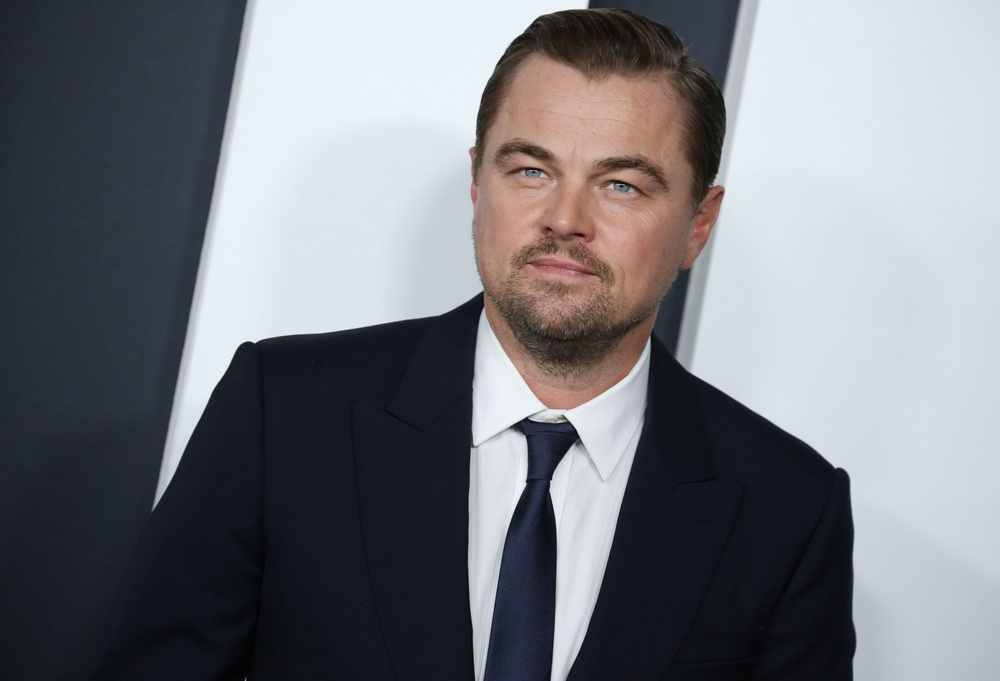
#> input picture samples/person4.jpg, 1000 x 681 px, shrunk from 1958 x 1333 before the run, found by its file name
$ python image_lvl_grid_based_occlusion.py
#> lines starting #> are read from the running program, lines starting #| are printed output that depends on the picture; after the words box and inside, x2 and y2 are one past the last pixel; in counts of white or black regions, pixels touching at a corner belong together
#> in path_to_image, img is the input picture: PIL image 1000x681 RGB; mean R, G, B 117.9, 120.1, 125.3
import numpy as np
from PIL import Image
from pathlib import Path


import numpy as np

def image_level_grid_occlusion(
    image: np.ndarray,
    rho_grids: int = 20,
    line_width: int = 1,
    random_spacing: bool = False,
    diag_lines: bool = False
) -> np.ndarray:
    """
    Apply grid-based occlusion attack to an image.

    Parameters
    ----------
    image : np.ndarray
        Input image in HWC format.

    rho_grids : int
        Grid density (number of grid lines).

    line_width : int
        Width of grid lines.

    random_spacing : bool
        If True, grid lines are randomly spaced. If False, they are spaced evenly.

    diag_lines : bool
        If True, occlusion will include only diagonal grid lines.

    Returns
    -------
    np.ndarray
        Occluded image.
    """
#> called with rho_grids = 25, line_width = 1, random_spacing = False, diag_lines = False
    attacked = image.copy()
    h, w = attacked.shape[:2]
#> h = 681; w = 1000

    if diag_lines:
        if random_spacing:
            offsets = np.sort(
                np.random.choice(
                    np.arange(-h + 1, w), size=min(rho_grids, h + w - 1), replace=False
                )
            )
        else:
            offsets = np.linspace(-h + 1, w - 1, rho_grids, dtype=int)

        for offset in offsets:
            for i in range(h):
                j = offset + i
                if 0 <= j < w:
                    y_start = max(0, i - line_width // 2)
                    y_end = min(h, i + line_width // 2 + 1)
                    x_start = max(0, j - line_width // 2)
                    x_end = min(w, j + line_width // 2 + 1)
                    attacked[y_start:y_end, x_start:x_end] = 0

        if random_spacing:
            offsets = np.sort(
                np.random.choice(
                    np.arange(0, h + w - 1), size=min(rho_grids, h + w - 1), replace=False
                )
            )
        else:
            offsets = np.linspace(0, h + w - 2, rho_grids, dtype=int)

        for offset in offsets:
            for i in range(h):
                j = offset - i
                if 0 <= j < w:
                    y_start = max(0, i - line_width // 2)
                    y_end = min(h, i + line_width // 2 + 1)
                    x_start = max(0, j - line_width // 2)
                    x_end = min(w, j + line_width // 2 + 1)
                    attacked[y_start:y_end, x_start:x_end] = 0

    else:
        if random_spacing:
            vertical_positions = np.sort(
                np.random.choice(np.arange(w), size=min(rho_grids, w), replace=False)
            )
            horizontal_positions = np.sort(
                np.random.choice(np.arange(h), size=min(rho_grids, h), replace=False)
            )
        else:
            vertical_positions = np.linspace(0, w - 1, rho_grids, dtype=int)
#> vertical_positions = 25 values from 0 to 999
            horizontal_positions = np.linspace(0, h - 1, rho_grids, dtype=int)
#> horizontal_positions = 25 values from 0 to 680

        for x in vertical_positions:
            x_start = max(0, x - line_width // 2)
            x_end = min(w, x + line_width // 2 + 1)
            attacked[:, x_start:x_end] = 0
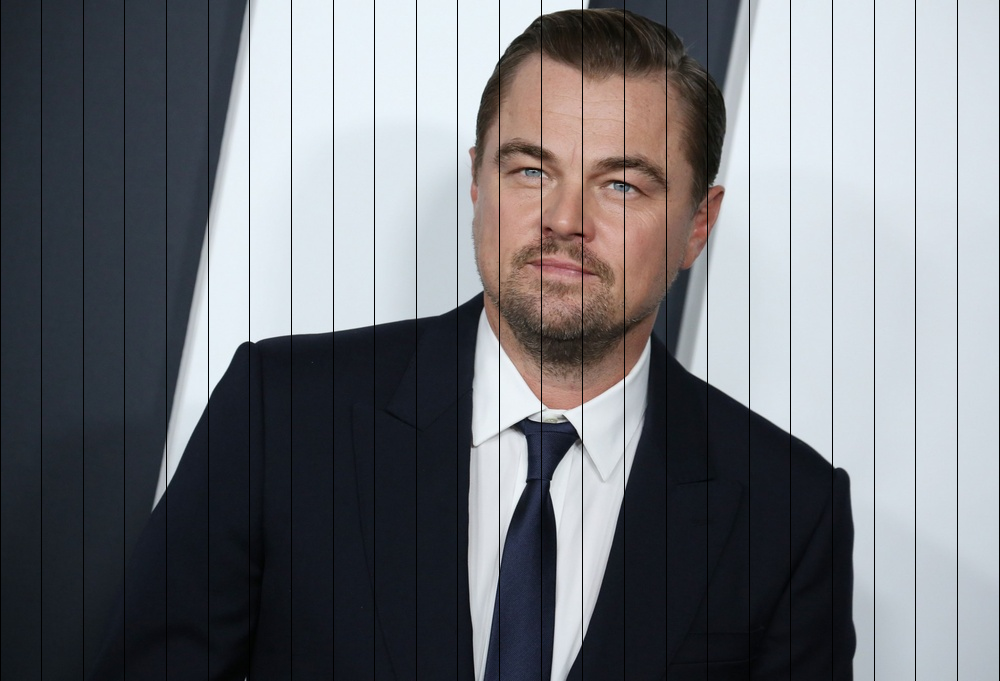
#> attacked: shape (681, 1000, 3); 2.5% of pixels changed, all inside (x1, y1, x2, y2) = (0, 0, 1000, 681)

        for y in horizontal_positions:
            y_start = max(0, y - line_width // 2)
            y_end = min(h, y + line_width // 2 + 1)
            attacked[y_start:y_end, :] = 0
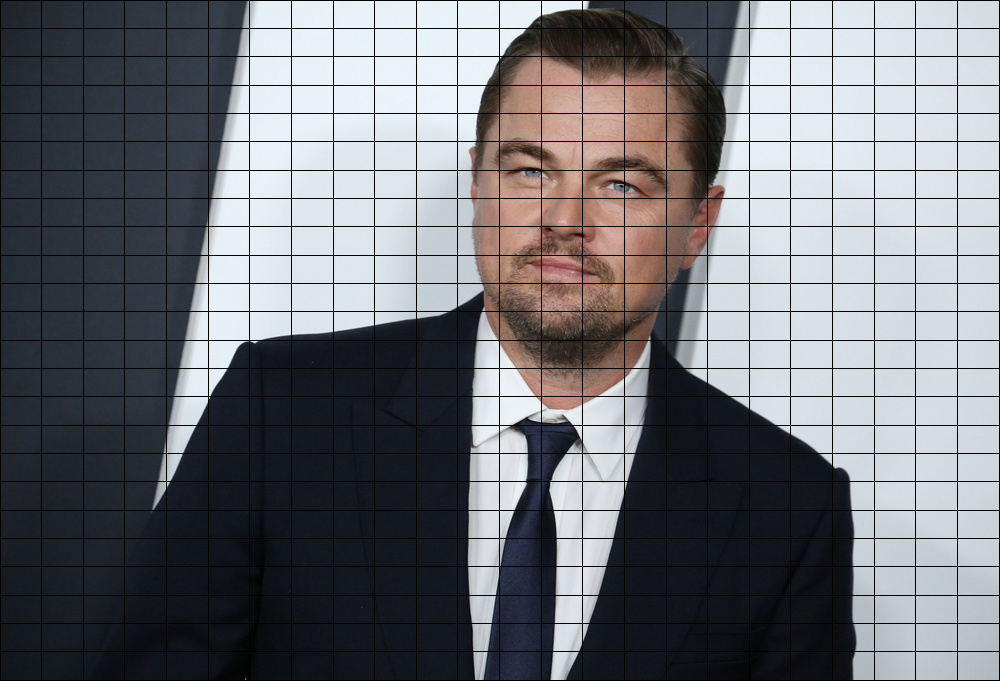
#> attacked: shape (681, 1000, 3); 3.58% of pixels changed, all inside (x1, y1, x2, y2) = (1, 0, 999, 681)

    return attacked


def path_to_image(input_path: str = None, output_bool: bool = False) -> np.ndarray:

    img = Image.open(input_path).convert("RGB")
    img_np = np.array(img)
    attacked_img = image_level_grid_occlusion(img_np, rho_grids=25, line_width=1)
    if output_bool:
        repo_root = Path(__file__).resolve().parent.parent.parent
        output_path = repo_root / "results" / "grid_attack" / Path(input_path).name
#> (the run stopped early here; a loop or call above may not have finished)

$ run again, with samples/person2.jpg copied over samples/person4.jpg
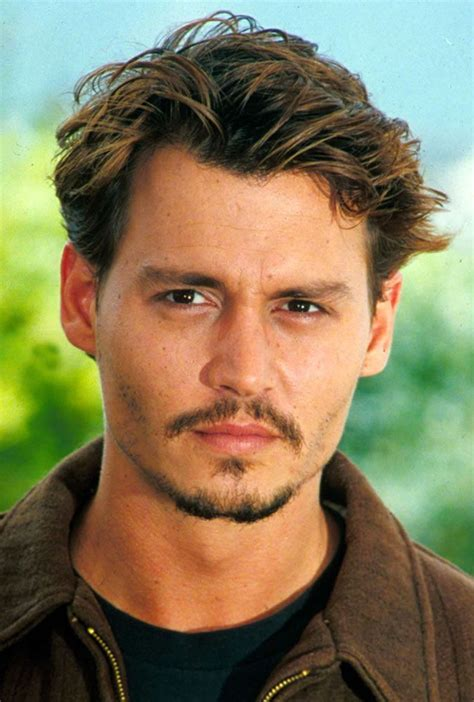
#> input picture samples/person2.jpg, 474 x 702 px, found by its file name
#> in path_to_image, img is the input picture: PIL image 474x702 RGB; mean R, G, B 132.8, 122.3, 89.7
#> after the loop in image_level_grid_occlusion, `for x in vertical_positions:`:
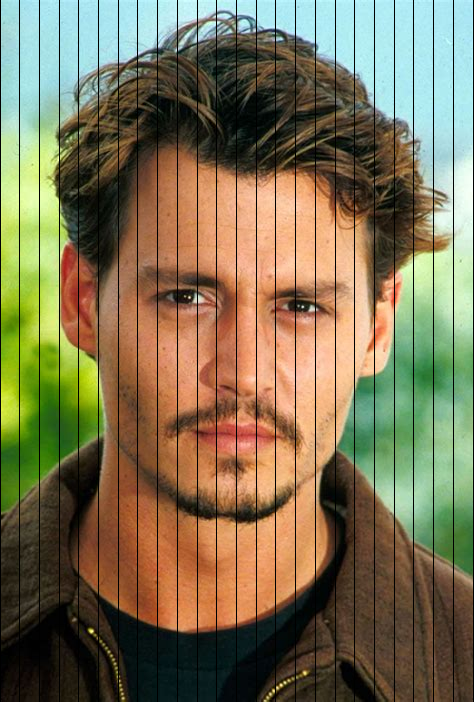
#> attacked: shape (702, 474, 3); 5.27% of pixels changed, all inside (x1, y1, x2, y2) = (0, 0, 474, 702)
#> after the loop in image_level_grid_occlusion, `for y in horizontal_positions:`:
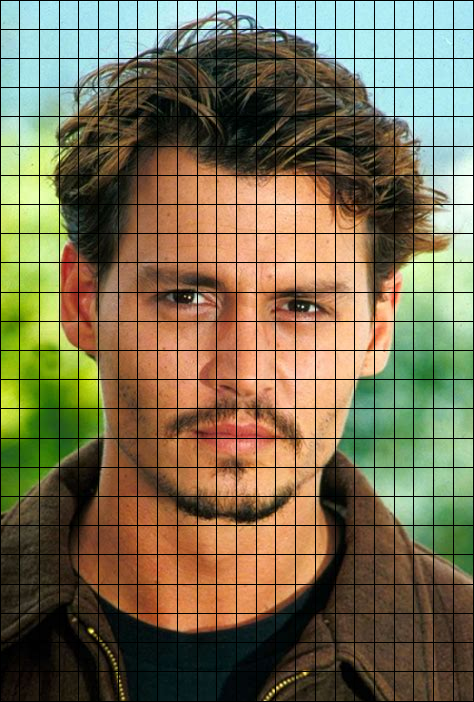
#> attacked: shape (702, 474, 3); 3.37% of pixels changed, all inside (x1, y1, x2, y2) = (1, 0, 473, 702)

$ run again, with samples/person3.jpg copied over samples/person4.jpg
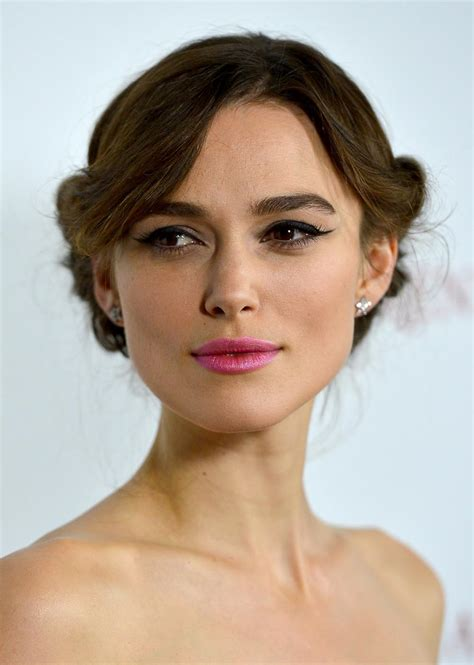
#> input picture samples/person3.jpg, 474 x 665 px, found by its file name
#> in path_to_image, img is the input picture: PIL image 474x665 RGB; mean R, G, B 181.8, 166.9, 153
#> after the loop in image_level_grid_occlusion, `for x in vertical_positions:`:
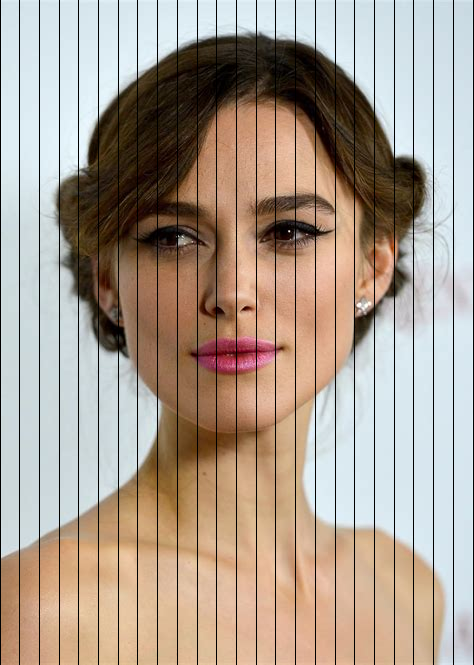
#> attacked: shape (665, 474, 3); 5.27% of pixels changed, all inside (x1, y1, x2, y2) = (0, 0, 474, 665)
#> after the loop in image_level_grid_occlusion, `for y in horizontal_positions:`:
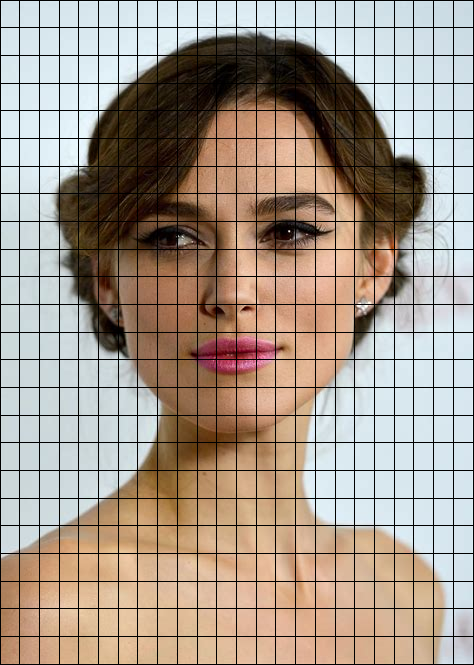
#> attacked: shape (665, 474, 3); 3.56% of pixels changed, all inside (x1, y1, x2, y2) = (1, 0, 473, 665)
